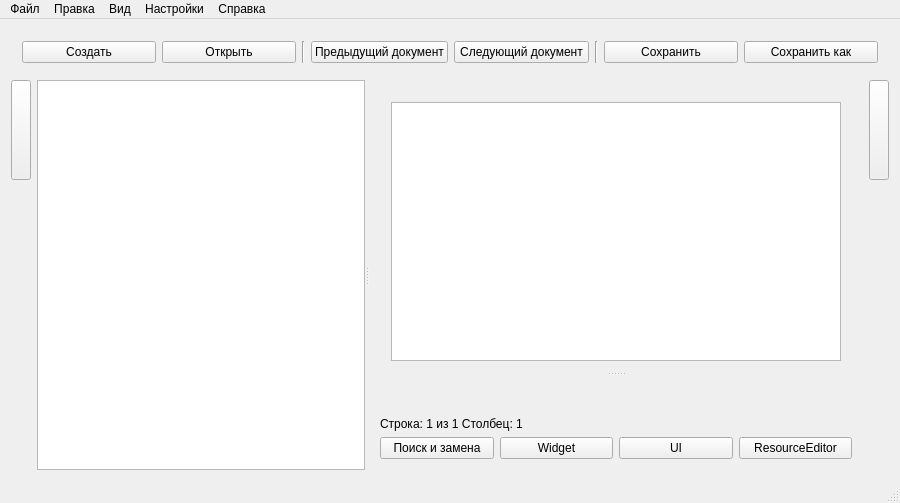
<?xml version="1.0" encoding="UTF-8"?>
<ui version="4.0">
 <class>SeptemberEditor</class>
 <widget class="QMainWindow" name="SeptemberEditor">
  <property name="geometry">
   <rect>
    <x>0</x>
    <y>0</y>
    <width>900</width>
    <height>503</height>
   </rect>
  </property>
  <property name="windowTitle">
   <string>SeptemberEditor</string>
  </property>
  <widget class="QWidget" name="centralWidget">
   <layout class="QGridLayout" name="gridLayout">
    <item row="0" column="0" colspan="3">
     <widget class="QWidget" name="toolBar" native="true">
      <layout class="QHBoxLayout" name="horizontalLayout">
       <item>
        <widget class="QPushButton" name="barBtnCreateFile">
         <property name="text">
          <string>Создать</string>
         </property>
        </widget>
       </item>
       <item>
        <widget class="QPushButton" name="barBtnOpenFile">
         <property name="text">
          <string>Открыть</string>
         </property>
        </widget>
       </item>
       <item>
        <widget class="Line" name="barLine">
         <property name="orientation">
          <enum>Qt::Vertical</enum>
         </property>
        </widget>
       </item>
       <item>
        <widget class="QPushButton" name="barBtnPrevFile">
         <property name="text">
          <string>Предыдущий документ</string>
         </property>
        </widget>
       </item>
       <item>
        <widget class="QPushButton" name="barBtnNextFile">
         <property name="text">
          <string>Следующий документ</string>
         </property>
        </widget>
       </item>
       <item>
        <widget class="Line" name="barLine_2">
         <property name="orientation">
          <enum>Qt::Vertical</enum>
         </property>
        </widget>
       </item>
       <item>
        <widget class="QPushButton" name="barBtnSaveFile">
         <property name="text">
          <string>Сохранить</string>
         </property>
        </widget>
       </item>
       <item>
        <widget class="QPushButton" name="barBtnSaveAsFile">
         <property name="text">
          <string>Сохранить как</string>
         </property>
        </widget>
       </item>
      </layout>
     </widget>
    </item>
    <item row="1" column="0">
     <layout class="QVBoxLayout" name="verticalLayout">
      <item>
       <widget class="QPushButton" name="btnCloseListFile">
        <property name="minimumSize">
         <size>
          <width>20</width>
          <height>100</height>
         </size>
        </property>
        <property name="maximumSize">
         <size>
          <width>20</width>
          <height>100</height>
         </size>
        </property>
        <property name="font">
         <font>
          <kerning>false</kerning>
         </font>
        </property>
        <property name="focusPolicy">
         <enum>Qt::StrongFocus</enum>
        </property>
        <property name="contextMenuPolicy">
         <enum>Qt::DefaultContextMenu</enum>
        </property>
        <property name="acceptDrops">
         <bool>false</bool>
        </property>
        <property name="layoutDirection">
         <enum>Qt::LeftToRight</enum>
        </property>
        <property name="autoFillBackground">
         <bool>false</bool>
        </property>
        <property name="inputMethodHints">
         <set>Qt::ImhNone</set>
        </property>
        <property name="text">
         <string/>
        </property>
        <property name="autoRepeat">
         <bool>false</bool>
        </property>
        <property name="autoExclusive">
         <bool>false</bool>
        </property>
        <property name="autoDefault">
         <bool>false</bool>
        </property>
        <property name="default">
         <bool>false</bool>
        </property>
        <property name="flat">
         <bool>false</bool>
        </property>
       </widget>
      </item>
      <item>
       <spacer name="verticalSpacer">
        <property name="orientation">
         <enum>Qt::Vertical</enum>
        </property>
        <property name="sizeHint" stdset="0">
         <size>
          <width>20</width>
          <height>258</height>
         </size>
        </property>
       </spacer>
      </item>
     </layout>
    </item>
    <item row="1" column="1">
     <widget class="Splitter" name="splitterList">
      <property name="orientation">
       <enum>Qt::Horizontal</enum>
      </property>
      <widget class="ListFileView" name="fileListView"/>
      <widget class="QWidget" name="layoutWidget">
       <layout class="QVBoxLayout" name="verticalLayout_2">
        <item>
         <widget class="Splitter" name="splitterEdit">
          <property name="orientation">
           <enum>Qt::Vertical</enum>
          </property>
          <widget class="QWidget" name="horizontalLayoutWidget">
           <layout class="QHBoxLayout" name="horizontalLayout_8">
            <item>
             <widget class="CoreEditor" name="plainTextEdit"/>
            </item>
           </layout>
          </widget>
          <widget class="QWidget" name="layoutWidget_1">
           <layout class="QHBoxLayout" name="horizontalLayout_2">
            <item>
             <widget class="ResourceEditor" name="widgetResourceEditor" native="true"/>
            </item>
            <item>
             <widget class="WidgetStyle" name="widgetCreateWidget" native="true"/>
            </item>
            <item>
             <widget class="WidgetUiStyle" name="widgetOpenUI" native="true"/>
            </item>
           </layout>
          </widget>
         </widget>
        </item>
        <item>
         <widget class="SearchAndReplace" name="widgetSearchAndReplace" native="true">
          <property name="minimumSize">
           <size>
            <width>0</width>
            <height>0</height>
           </size>
          </property>
          <property name="maximumSize">
           <size>
            <width>16777215</width>
            <height>16777215</height>
           </size>
          </property>
         </widget>
        </item>
        <item>
         <widget class="QLabel" name="lblStatusBar">
          <property name="text">
           <string>Строка: 1 из 1 Столбец: 1</string>
          </property>
         </widget>
        </item>
        <item>
         <layout class="QHBoxLayout" name="horizontalLayout_5">
          <item>
           <widget class="QPushButton" name="btnSearchAndReplace">
            <property name="text">
             <string>Поиск и замена</string>
            </property>
           </widget>
          </item>
          <item>
           <widget class="QPushButton" name="btnCreateWidget">
            <property name="text">
             <string>Widget</string>
            </property>
           </widget>
          </item>
          <item>
           <widget class="QPushButton" name="btnOpenUi">
            <property name="text">
             <string>UI</string>
            </property>
           </widget>
          </item>
          <item>
           <widget class="QPushButton" name="btnResourceEditor">
            <property name="text">
             <string>ResourceEditor</string>
            </property>
           </widget>
          </item>
         </layout>
        </item>
       </layout>
      </widget>
     </widget>
    </item>
    <item row="1" column="2">
     <layout class="QVBoxLayout" name="verticalLayout_3">
      <item>
       <widget class="QPushButton" name="btnColor">
        <property name="minimumSize">
         <size>
          <width>20</width>
          <height>100</height>
         </size>
        </property>
        <property name="maximumSize">
         <size>
          <width>20</width>
          <height>100</height>
         </size>
        </property>
        <property name="text">
         <string/>
        </property>
       </widget>
      </item>
      <item>
       <spacer name="verticalSpacer_2">
        <property name="orientation">
         <enum>Qt::Vertical</enum>
        </property>
        <property name="sizeHint" stdset="0">
         <size>
          <width>20</width>
          <height>168</height>
         </size>
        </property>
       </spacer>
      </item>
     </layout>
    </item>
   </layout>
  </widget>
  <widget class="QMenuBar" name="menuBar">
   <property name="geometry">
    <rect>
     <x>0</x>
     <y>0</y>
     <width>900</width>
     <height>23</height>
    </rect>
   </property>
   <widget class="QMenu" name="menuFile">
    <property name="title">
     <string>Файл</string>
    </property>
    <widget class="QMenu" name="menuLastFile">
     <property name="title">
      <string>Последние файлы</string>
     </property>
     <addaction name="mnPathFileHis1"/>
     <addaction name="mnPathFileHis2"/>
     <addaction name="mnPathFileHis3"/>
     <addaction name="mnPathFileHis4"/>
     <addaction name="mnPathFileHis5"/>
     <addaction name="separator"/>
     <addaction name="mnClearHistoryFile"/>
    </widget>
    <addaction name="mnNewFile"/>
    <addaction name="separator"/>
    <addaction name="mnOpen"/>
    <addaction name="menuLastFile"/>
    <addaction name="separator"/>
    <addaction name="mnSave"/>
    <addaction name="mnSaveAs"/>
    <addaction name="mnSaveAll"/>
    <addaction name="separator"/>
    <addaction name="mnPrint"/>
    <addaction name="separator"/>
    <addaction name="mnCloseFile"/>
    <addaction name="mnCloseFileOther"/>
    <addaction name="mnCloseFileAll"/>
    <addaction name="separator"/>
    <addaction name="mnQuit"/>
   </widget>
   <widget class="QMenu" name="menuCorrection">
    <property name="title">
     <string>Правка</string>
    </property>
    <addaction name="mnUndo"/>
    <addaction name="mnRedo"/>
    <addaction name="mnCut"/>
    <addaction name="mnCopy"/>
    <addaction name="mnPaste"/>
    <addaction name="separator"/>
    <addaction name="mnSelectAll"/>
    <addaction name="separator"/>
    <addaction name="mnSearchReplace"/>
   </widget>
   <widget class="QMenu" name="menuView">
    <property name="title">
     <string>Вид</string>
    </property>
    <widget class="QMenu" name="mnShowWidget">
     <property name="title">
      <string>Показать</string>
     </property>
     <addaction name="mnListFile"/>
     <addaction name="mnCreateWidget"/>
     <addaction name="mnOpenUi"/>
     <addaction name="mnResourceEditor"/>
     <addaction name="mnColor"/>
    </widget>
    <addaction name="mnNextFile"/>
    <addaction name="mnPrevFile"/>
    <addaction name="separator"/>
    <addaction name="mnShowWidget"/>
    <addaction name="separator"/>
    <addaction name="mnLineWrap"/>
    <addaction name="mnNumberLine"/>
    <addaction name="separator"/>
    <addaction name="mnZoomIn"/>
    <addaction name="mnZoomOut"/>
   </widget>
   <widget class="QMenu" name="menuSetting">
    <property name="title">
     <string>Настройки</string>
    </property>
    <addaction name="mnStatusBar"/>
    <addaction name="mnPathFile"/>
    <addaction name="separator"/>
    <addaction name="mnFullScreen"/>
    <addaction name="separator"/>
    <addaction name="mnSettingKey"/>
    <addaction name="mnSettingSeptember"/>
   </widget>
   <widget class="QMenu" name="menuHelp">
    <property name="title">
     <string>Справка</string>
    </property>
    <addaction name="mnAboutQt"/>
   </widget>
   <addaction name="menuFile"/>
   <addaction name="menuCorrection"/>
   <addaction name="menuView"/>
   <addaction name="menuSetting"/>
   <addaction name="menuHelp"/>
  </widget>
  <widget class="QStatusBar" name="statusBar"/>
  <action name="mnNewFile">
   <property name="text">
    <string>Создать</string>
   </property>
  </action>
  <action name="mnOpen">
   <property name="text">
    <string>Открыть</string>
   </property>
  </action>
  <action name="mnSave">
   <property name="text">
    <string>Сохранить</string>
   </property>
  </action>
  <action name="mnSaveAs">
   <property name="text">
    <string>Сохранить как</string>
   </property>
  </action>
  <action name="mnSaveAll">
   <property name="text">
    <string>Сохранить все</string>
   </property>
  </action>
  <action name="mnPrint">
   <property name="text">
    <string>Печать</string>
   </property>
  </action>
  <action name="mnCloseFile">
   <property name="text">
    <string>Закрыть</string>
   </property>
  </action>
  <action name="mnCloseFileOther">
   <property name="text">
    <string>Закрыть остальные</string>
   </property>
  </action>
  <action name="mnCloseFileAll">
   <property name="text">
    <string>Закрыть все</string>
   </property>
  </action>
  <action name="mnQuit">
   <property name="text">
    <string>Выход</string>
   </property>
  </action>
  <action name="mnUndo">
   <property name="text">
    <string>Отменить</string>
   </property>
  </action>
  <action name="mnRedo">
   <property name="text">
    <string>Повторить</string>
   </property>
  </action>
  <action name="mnCut">
   <property name="text">
    <string>Вырезать</string>
   </property>
  </action>
  <action name="mnCopy">
   <property name="text">
    <string>Копировать</string>
   </property>
  </action>
  <action name="mnPaste">
   <property name="text">
    <string>Вставить</string>
   </property>
  </action>
  <action name="mnRemove">
   <property name="text">
    <string>Удалить</string>
   </property>
  </action>
  <action name="mnSelectAll">
   <property name="text">
    <string>Выделить все</string>
   </property>
  </action>
  <action name="mnSearchReplace">
   <property name="text">
    <string>Поиск/замена</string>
   </property>
  </action>
  <action name="mnNextFile">
   <property name="text">
    <string>Предыдущий документ</string>
   </property>
  </action>
  <action name="mnPrevFile">
   <property name="text">
    <string>Следующий документ</string>
   </property>
  </action>
  <action name="mnListFile">
   <property name="text">
    <string>Показать &quot;Список документов&quot;</string>
   </property>
  </action>
  <action name="mnCreateWidget">
   <property name="text">
    <string>Показать &quot;Создать виджеты&quot;</string>
   </property>
  </action>
  <action name="mnOpenUi">
   <property name="text">
    <string>Показать &quot;Открыть UI&quot;</string>
   </property>
  </action>
  <action name="mnLineWrap">
   <property name="text">
    <string>Динамический перенос строк</string>
   </property>
  </action>
  <action name="mnNumberLine">
   <property name="text">
    <string>Номера строк</string>
   </property>
  </action>
  <action name="mnZoomIn">
   <property name="text">
    <string>Увеличить размер шрифта</string>
   </property>
  </action>
  <action name="mnZoomOut">
   <property name="text">
    <string>Уменьшить размер шрифта</string>
   </property>
  </action>
  <action name="mnStatusBar">
   <property name="text">
    <string>Показать строку состояния</string>
   </property>
  </action>
  <action name="mnPathFile">
   <property name="text">
    <string>Показывать путь в заголовке окна</string>
   </property>
  </action>
  <action name="mnFullScreen">
   <property name="text">
    <string>Полноэкранный режим</string>
   </property>
  </action>
  <action name="mnSettingKey">
   <property name="text">
    <string>Комбинации клавиш</string>
   </property>
  </action>
  <action name="mnSettingSeptember">
   <property name="text">
    <string>Настроить September</string>
   </property>
  </action>
  <action name="mnAboutQt">
   <property name="text">
    <string>О Qt</string>
   </property>
  </action>
  <action name="mnPathFileHis1">
   <property name="text">
    <string>path1</string>
   </property>
  </action>
  <action name="mnPathFileHis2">
   <property name="text">
    <string>path2</string>
   </property>
  </action>
  <action name="mnPathFileHis3">
   <property name="text">
    <string>path3</string>
   </property>
  </action>
  <action name="mnPathFileHis4">
   <property name="text">
    <string>path4</string>
   </property>
  </action>
  <action name="mnPathFileHis5">
   <property name="text">
    <string>path5</string>
   </property>
  </action>
  <action name="mnClearHistoryFile">
   <property name="text">
    <string>Очистить меню</string>
   </property>
  </action>
  <action name="mnResourceEditor">
   <property name="text">
    <string>Показать &quot;Resource Editor&quot;</string>
   </property>
  </action>
  <action name="mnColor">
   <property name="text">
    <string>Показать &quot;Color&quot;</string>
   </property>
  </action>
  <action name="mnFont">
   <property name="text">
    <string>Показать &quot;Font&quot;</string>
   </property>
  </action>
 </widget>
 <layoutdefault spacing="6" margin="11"/>
 <customwidgets>
  <customwidget>
   <class>WidgetStyle</class>
   <extends>QWidget</extends>
   <header>widgetstyle.h</header>
   <container>1</container>
  </customwidget>
  <customwidget>
   <class>WidgetUiStyle</class>
   <extends>QWidget</extends>
   <header>widgetuistyle.h</header>
   <container>1</container>
  </customwidget>
  <customwidget>
   <class>SearchAndReplace</class>
   <extends>QWidget</extends>
   <header>searchandreplace.h</header>
   <container>1</container>
  </customwidget>
  <customwidget>
   <class>CoreEditor</class>
   <extends>QPlainTextEdit</extends>
   <header>src/coreEditor/coreeditor.h</header>
  </customwidget>
  <customwidget>
   <class>Splitter</class>
   <extends>QSplitter</extends>
   <header>src/splitter.h</header>
   <container>1</container>
  </customwidget>
  <customwidget>
   <class>ListFileView</class>
   <extends>QListView</extends>
   <header>src/fileView/listfileview.h</header>
  </customwidget>
  <customwidget>
   <class>ResourceEditor</class>
   <extends>QWidget</extends>
   <header>resourceeditor.h</header>
   <container>1</container>
  </customwidget>
 </customwidgets>
 <resources/>
 <connections/>
</ui>
